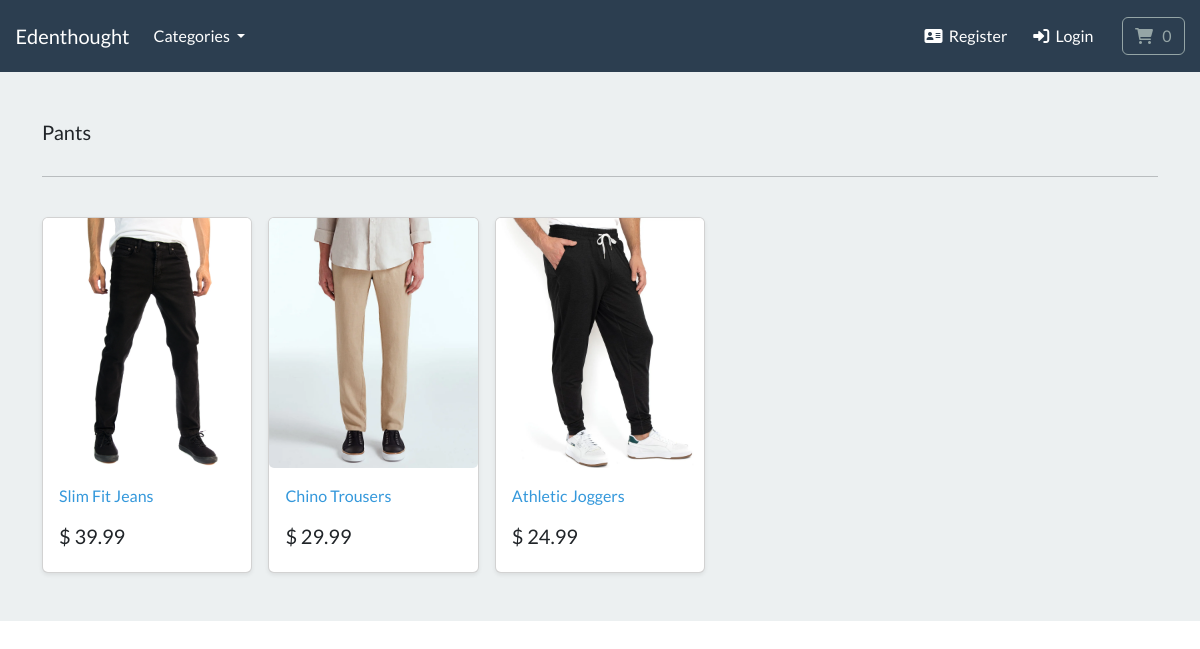
/search/pants/, run on the app's committed database.
### store/models.py (models this page shows, shortened)
class Category(models.Model):
    name = models.CharField(max_length=250, db_index=True)
    slug = models.SlugField(max_length=250, unique=True)
    class Meta:
        verbose_name_plural = 'categories'
    def get_absolute_url(self):
        return reverse('list-category', args=[self.slug])

class Product(models.Model):
    category = models.ForeignKey(Category, related_name='product', on_delete=models.CASCADE, null=True)
    title = models.CharField(max_length=250)
    brand = models.CharField(max_length=250, default='un-branded')
    description = models.TextField(blank=True)
    slug = models.SlugField(max_length=255)
    price = models.DecimalField(max_digits=4, decimal_places=2)
    image = models.ImageField(upload_to='images/')
    class Meta:
        verbose_name_plural = 'products'
    def get_absolute_url(self):
        return reverse('product-info', args=[self.slug])

### store/views.py (the view)
# urls.py: path('search/<slug:category_slug>/', views.list_category, name='list-category'),
def list_category(request, category_slug=None):
    category = get_object_or_404(Category, slug=category_slug)
    products = Product.objects.filter(category=category)
    context = {'category': category, 'products': products}
    return render(request, 'store/list-category.html', context)

### cart/cart.py (called while the page is built)
    def __len__(self):
        return sum(item['qty'] for item in self.cart.values())

### cart/context_processors.py (called while the page is built)
def cart(request):
    return {'cart': Cart(request)}

### store/views.py (called while the page is built)
def categories(request):
    all_categories = Category.objects.all()
    return {'all_categories': all_categories}

### store/templates/store/list-category.html (shortened to what this page needs)
{% extends "./base.html" %}
{% load static %}
{% block content %}
<main>
  <div class="album py-5 bg-light">
    <div class="container">
      <div class="pb-3 h5"> {{ category.name }} </div>
      <hr>
      <br>
      <div class="row row-cols-1 row-cols-sm-2 row-cols-md-5 g-3">
        {% for product in products %}
        <div class="col">
          <div class="card shadow-sm">
            <img class="img-fluid product-img" alt="Responsive image" src="{{ product.image.url }}">
            <div class="card-body">
              <p class="card-text">
                <a class="text-info text-decoration-none" href="{{ product.get_absolute_url }}"> {{ product.title }} </a>
              </p>
              <div class="d-flex justify-content-between align-items-center">
                <h5> $ {{ product.price }} </h5>
              </div>
            </div>
          </div>
        </div>
        {% endfor %}
      </div>
    </div>
  </div>
</main>
{% endblock %}

### store/templates/store/list-category.html (style rules this page uses)
.product-img { width: 100%; height: 250px; object-fit: cover; object-position: center; border-radius: 5px; }

### data on the page
Category: name "Pants"
Product: image (picture), title "Slim Fit Jeans", price "39.99"
Product: image (picture), title "Chino Trousers", price "29.99"
Product: image (picture), title "Athletic Joggers", price "24.99"
